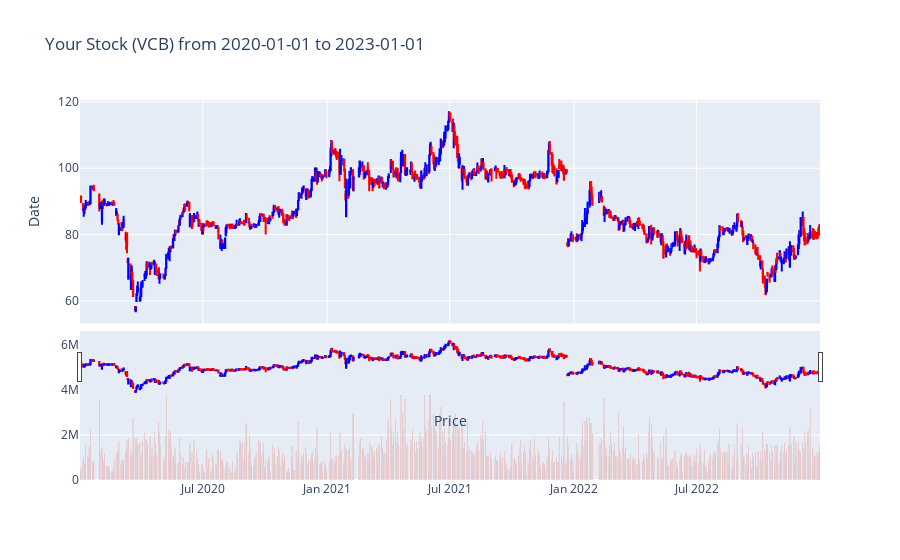

Write notebook code for a chart like this one.
### Code cell
stock_VCB.stock_infor()
stock_VCB.stock_chart()

### Figure 1 — Plotly figure (JSON) as saved in the notebook; plotly's stock layout.template omitted (floating-point values rounded to 4 significant figures; data arrays with more than 128 entries replaced by an {"elided": "..."} marker saying what was removed)
{"data": [{"close": {"elided": "751 float values"}, "decreasing": {"line": {"color": "red"}}, "high": {"elided": "751 float values"}, "increasing": {"line": {"color": "blue"}}, "low": {"elided": "751 float values"}, "open": {"elided": "751 float values"}, "type": "candlestick", "x": {"elided": "751 str values"}, "xaxis": "x", "yaxis": "y"}, {"name": "Volume", "type": "bar", "x": {"elided": "751 str values"}, "xaxis": "x2", "y": {"elided": "751 int values"}, "yaxis": "y2"}], "layout": {"showlegend": false, "title": {"text": "Your Stock (VCB) from 2020-01-01 to 2023-01-01"}, "xaxis": {"anchor": "y", "domain": [0, 1], "matches": "x2", "showticklabels": false, "title": {"text": "Price"}}, "xaxis2": {"anchor": "y2", "domain": [0, 1]}, "yaxis": {"anchor": "x", "domain": [0.412, 1], "title": {"text": "Date"}}, "yaxis2": {"anchor": "x2", "domain": [0, 0.392]}}}
